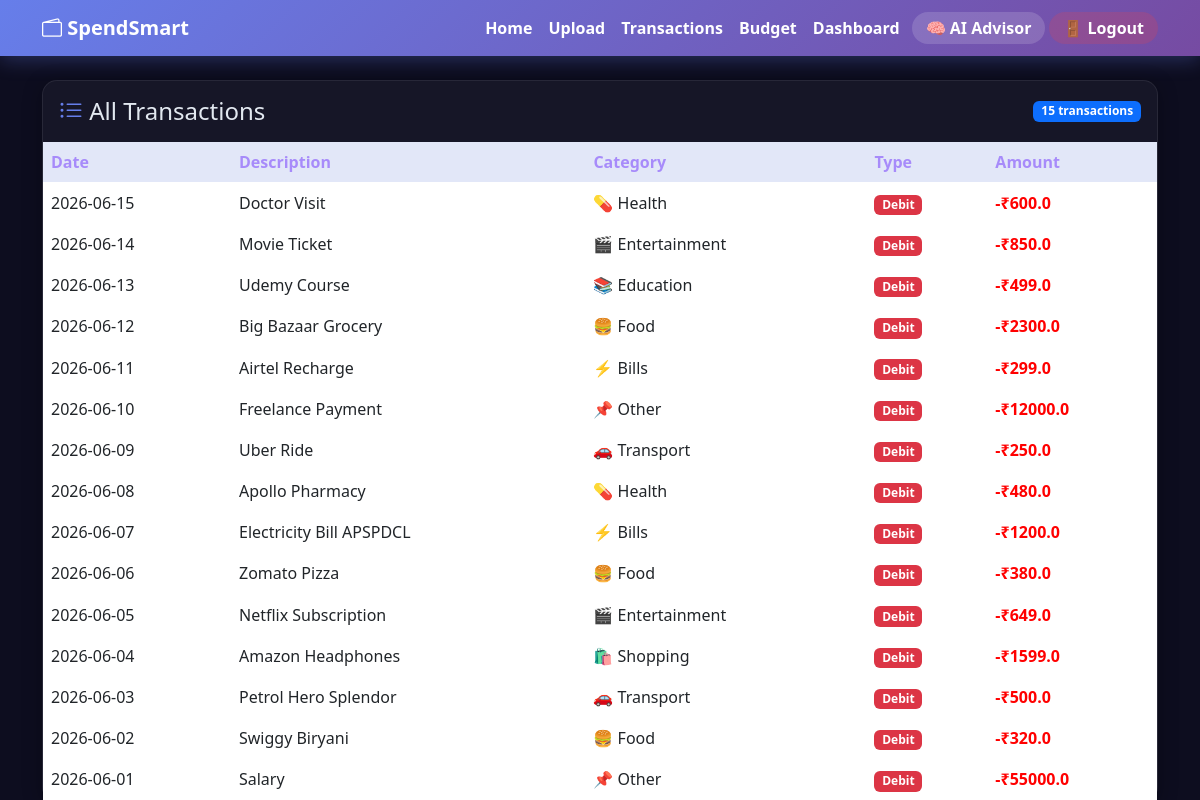
Page /transactions (signed in) on the committed database.
### models.py (models this page shows)
class Transaction(db.Model):
    id = db.Column(db.Integer, primary_key=True)
    user_id = db.Column(db.Integer, db.ForeignKey('user.id'), nullable=False)
    date = db.Column(db.String(50), nullable=False)
    description = db.Column(db.String(200), nullable=False)
    amount = db.Column(db.Float, nullable=False)
    type = db.Column(db.String(10), nullable=False)
    category = db.Column(db.String(50), default='Uncategorized')
    created_at = db.Column(db.DateTime, default=datetime.utcnow)

### app.py (the view)
@app.route('/transactions')
@login_required
def transactions():
    uid = current_user_id()
    all_transactions = Transaction.query.filter_by(user_id=uid).order_by(Transaction.date.desc()).all()
    return render_template('transactions.html', transactions=all_transactions)

### app.py (called while the page is built)
def login_required(f):
    @wraps(f)
    def decorated(*args, **kwargs):
        if 'user_id' not in session:
            return redirect(url_for('login'))
        return f(*args, **kwargs)
    return decorated

def current_user_id():
    return session.get('user_id')

### templates/transactions.html (shortened to what this page needs)
{% extends 'base.html' %}
{% block content %}
<div class="row mt-4">
  <div class="col-12">
    <div class="card">
      <div class="d-flex justify-content-between align-items-center p-3">
        <h4 class="mb-0">
          <i class="bi bi-list-ul" style="color:#667eea"></i>
          All Transactions
        </h4>
        <span class="badge bg-primary">{{ transactions|length }} transactions</span>
      </div>
      <div class="table-responsive">
        <table class="table table-hover mb-0">
          <thead style="background:#f8f9fa;">
            <tr>
              <th>Date</th>
              <th>Description</th>
              <th>Category</th>
              <th>Type</th>
              <th>Amount</th>
            </tr>
          </thead>
          <tbody>
            {% for t in transactions %}
            <tr>
              <td>{{ t.date }}</td>
              <td>{{ t.description }}</td>
              <td>
                {% if t.category == 'Food' %} 🍔
                {% elif t.category == 'Transport' %} 🚗
                {% elif t.category == 'Shopping' %} 🛍️
                {% elif t.category == 'Entertainment' %} 🎬
                {% elif t.category == 'Health' %} 💊
                {% elif t.category == 'Bills' %} ⚡
                {% elif t.category == 'Education' %} 📚
                {% else %} 📌
                {% endif %}
                {{ t.category }}
              </td>
              <td>
                {% if t.type == 'income' %}
                  <span class="badge bg-success">Credit</span>
                {% else %}
                  <span class="badge bg-danger">Debit</span>
                {% endif %}
              </td>
              <td>
                {% if t.type == 'income' %}
                  <span style="color:green; font-weight:600;">+₹{{ t.amount }}</span>
                {% else %}
                  <span style="color:red; font-weight:600;">-₹{{ t.amount }}</span>
                {% endif %}
              </td>
            </tr>
            {% endfor %}
          </tbody>
        </table>
      </div>
    </div>
  </div>
</div>
{% endblock %}

### templates/base.html (shortened to what this page needs)
<!DOCTYPE html>
<html lang="en">
<head>
    <link href="https://cdn.jsdelivr.net/npm/bootstrap@5.3.0/dist/css/bootstrap.min.css" rel="stylesheet">
    <link href="https://cdn.jsdelivr.net/npm/bootstrap-icons@1.10.0/font/bootstrap-icons.css" rel="stylesheet">
</head>
<body>
    <nav class="navbar navbar-expand-lg mb-4">
        <div class="container">
            <a class="navbar-brand" href="/">
                <i class="bi bi-wallet2"></i> SpendSmart
            </a>
            <div class="collapse navbar-collapse" id="navMenu">
                <div class="navbar-nav ms-auto align-items-center">
                    <a class="nav-link" href="/">Home</a>
                    <a class="nav-link" href="/upload">Upload</a>
                    <a class="nav-link" href="/transactions">Transactions</a>
                    <a class="nav-link" href="/budget">Budget</a>
                    <a class="nav-link" href="/dashboard">Dashboard</a>
                    <a class="nav-link nav-advisor" href="/advisor">🧠 AI Advisor</a>
                    <a class="nav-link nav-logout" href="/logout">🚪 Logout</a>
                </div>
            </div>
        </div>
    </nav>
    <div class="container">
        {% block content %}{% endblock %}
    </div>
</body>
</html>

### templates/base.html (style rules this page uses)
body { background-color: #0d0d1f; color: #e2e8f0; }
.navbar { background: linear-gradient(135deg, #667eea, #764ba2); box-shadow: 0 4px 20px rgba(102,126,234,0.3); }
.navbar-brand, .nav-link { color: white !important; font-weight: 600; }
.card { border: 1px solid rgba(255,255,255,0.08); border-radius: 15px; background: rgba(255,255,255,0.04); box-shadow: 0 4px 20px rgba(0,0,0,0.3); color: #e2e8f0; }
.table { color: #e2e8f0; }
.table thead th { background: rgba(102,126,234,0.15); color: #a78bfa; border-color: rgba(255,255,255,0.08); }
.table tbody tr { border-color: rgba(255,255,255,0.06); }
.nav-advisor { background: rgba(255,255,255,0.15); border-radius: 20px; padding: 4px 14px !important; margin-left: 4px; }
.nav-logout { background: rgba(239,68,68,0.2); border-radius: 20px; padding: 4px 14px !important; margin-left: 4px; }

### rows in the picture
Transaction: date "2026-06-15", description "Doctor Visit", category "Health", type "Debit", amount "600.0"
Transaction: date "2026-06-14", description "Movie Ticket", category "Entertainment", type "Debit", amount "850.0"
Transaction: date "2026-06-13", description "Udemy Course", category "Education", type "Debit", amount "499.0"
Transaction: date "2026-06-12", description "Big Bazaar Grocery", category "Food", type "Debit", amount "2300.0"
Transaction: date "2026-06-11", description "Airtel Recharge", category "Bills", type "Debit", amount "299.0"
Transaction: date "2026-06-10", description "Freelance Payment", category "Other", type "Debit", amount "12000.0"
Transaction: date "2026-06-09", description "Uber Ride", category "Transport", type "Debit", amount "250.0"
Transaction: date "2026-06-08", description "Apollo Pharmacy", category "Health", type "Debit", amount "480.0"
Transaction: date "2026-06-07", description "Electricity Bill APSPDCL", category "Bills", type "Debit", amount "1200.0"
Transaction: date "2026-06-06", description "Zomato Pizza", category "Food", type "Debit", amount "380.0"
Transaction: date "2026-06-05", description "Netflix Subscription", category "Entertainment", type "Debit", amount "649.0"
Transaction: date "2026-06-04", description "Amazon Headphones", category "Shopping", type "Debit", amount "1599.0"
Transaction: date "2026-06-03", description "Petrol Hero Splendor", category "Transport", type "Debit", amount "500.0"
Transaction: date "2026-06-02", description "Swiggy Biryani", category "Food", type "Debit", amount "320.0"
Transaction: date "2026-06-01", description "Salary", category "Other", type "Debit", amount "55000.0"

### other values in the picture
{{ transactions|length }} "15"
